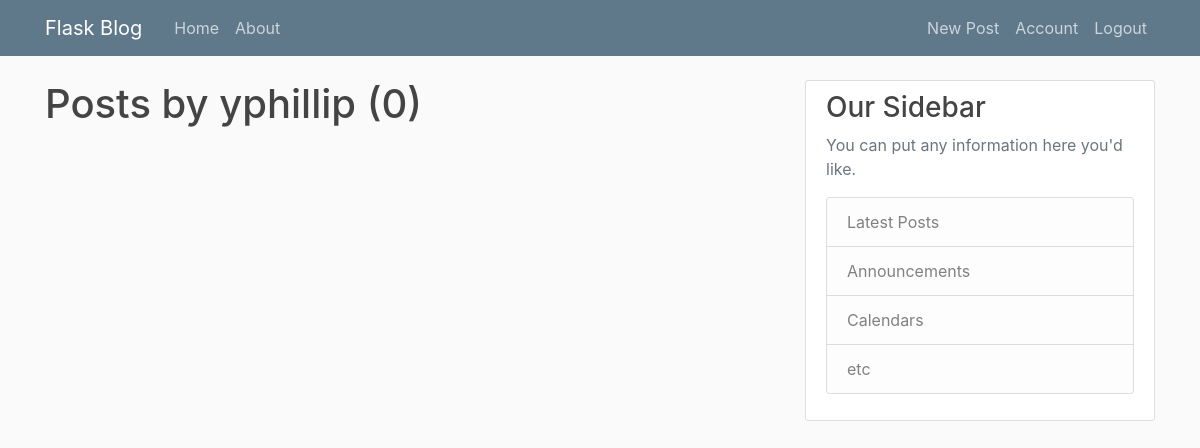
The page /user/yphillip (signed in) on the database as committed earlier.
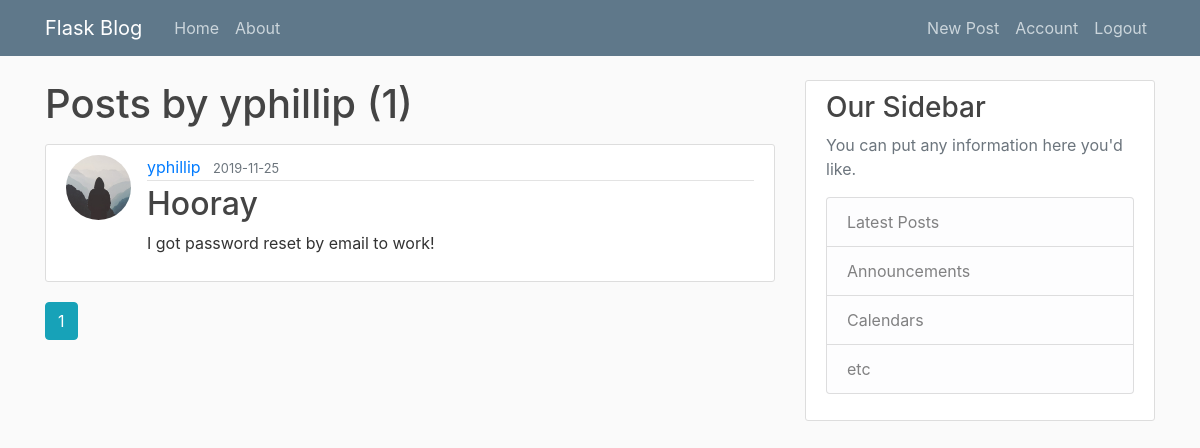
The same page on the database as committed later.
### flaskblog/models.py (models this page shows, shortened)
class Post(db.Model):
    id = db.Column(db.Integer, primary_key=True)
    title = db.Column(db.String(100), nullable=False)
    date_posted = db.Column(db.DateTime, nullable=False, default=datetime.utcnow)
    content = db.Column(db.Text, nullable=False)
    user_id = db.Column(db.Integer, db.ForeignKey('user.id'), nullable=False)

class User(db.Model, UserMixin):
    id = db.Column(db.Integer, primary_key=True)
    username = db.Column(db.String(20), unique=True, nullable=False)
    email = db.Column(db.String(120), unique=True, nullable=False)
    image_file = db.Column(db.String(20), nullable=False, default='default.jpg')
    password = db.Column(db.String(60), nullable=False)
    posts = db.relationship('Post', backref='author', lazy=True)

### flaskblog/routes.py (the view)
@app.route("/user/<string:username>")
def user_posts(username):
    page = request.args.get('page', default=1, type=int)
    user = User.query.filter_by(username=username).first_or_404()
    posts = Post.query.filter_by(author=user) \
        .order_by(Post.date_posted.desc())\
        .paginate(page=page, per_page=5)
    return render_template('user_post.html', posts=posts, user=user)

### flaskblog/models.py (called while the page is built)
@login_manager.user_loader
def load_user(user_id):
    return User.query.get(int(user_id))

### flaskblog/templates/user_post.html
{% extends "layout.html" %}
{% block content %}
    <h1 class="mb-3">Posts by {{ user.username }} ({{ posts.total }})</h1>
    {% for post in posts.items %}
        <article class="media content-section">
            <img class="rounded-circle article-img" src="{{ url_for('static', filename='profile_pics/' + post.author.image_file) }}">
            <div class="media-body">
                <div class="article-metadata">
                    <a class="mr-2" href="{{ url_for('user_posts', username=post.author.username) }}">{{ post.author.username }}</a>
                    <small class="text-muted">{{ post.date_posted.strftime('%Y-%m-%d') }}</small>
                </div>
                <h2><a class="article-title" href="{{ url_for('post', post_id=post.id) }}">{{ post.title }}</a></h2>
                <p class="article-content">{{ post.content }}</p>
            </div>
        </article>
    {% endfor %}
    {% for page_num in posts.iter_pages(left_edge=1, right_edge=1, left_current=1, right_current=2) %}
        {% if page_num %}
            {% if page_num == posts.page %}
                <a class="btn btn-info mb-4" href="{{ url_for('user_posts', username=user.username, page=page_num) }}">{{ page_num }}</a>
            {% else %}
                <a class="btn btn-outline-info mb-4" href="{{ url_for('user_posts', username=user.username, page=page_num) }}">{{ page_num }}</a>
            {% endif %}
        {% else %}
            ...
        {% endif %}
    {% endfor %}
{% endblock content %}

Rows that differ between the two databases and show on the page:
added Post: image_file (placeholder picture), author.username "yphillip", date_posted "2019-11-25", title "Hooray", content "I got password reset by email to work!"
Other text that changed with them:
{{ posts.total }}: "0" → "1"
new list line: "1"
